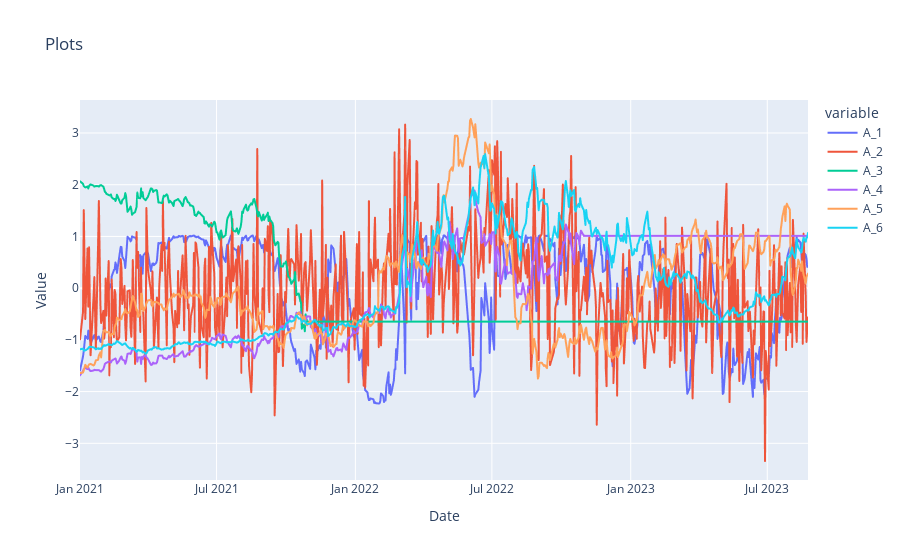
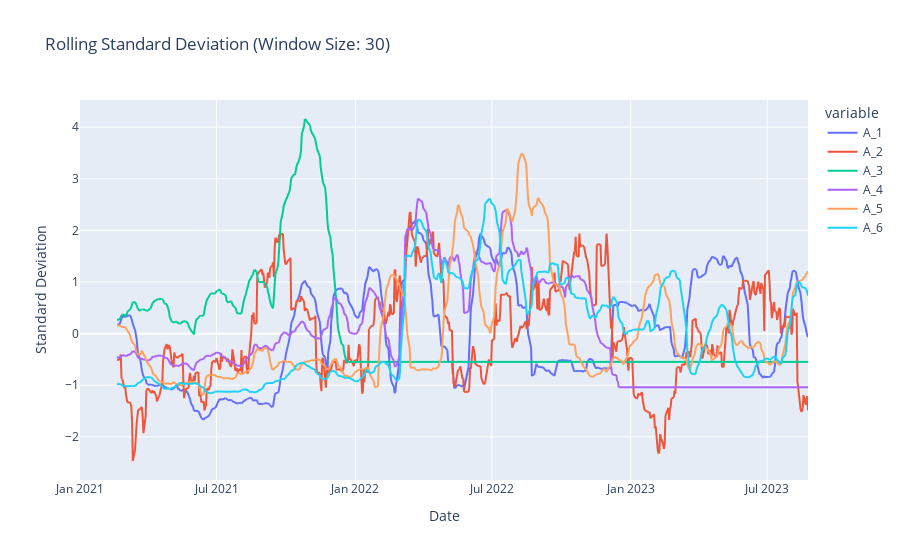

Write notebook code for charts like these, in order.
### Code cell
def plots(df):
    # Calculate rolling standard deviation for all columns

    normalized_df=(df-df.mean())/df.std()
    
    # Create a figure with subplots for each column
    fig = px.line(normalized_df, x=normalized_df.index, y=normalized_df.columns, title=f'Plots')
    
    # Customize the figure layout
    fig.update_layout(xaxis_title='Date', yaxis_title='Value')
    
    # Show the plot
    fig.show()

plots(df)



def plot_rolling_std(df, window_size=30):
    # Calculate rolling standard deviation for all columns
    rolling_std = df.rolling(window=window_size).std()

    normalized_df=(rolling_std-rolling_std.mean())/rolling_std.std()
    
    # Create a figure with subplots for each column
    fig = px.line(normalized_df, x=normalized_df.index, y=normalized_df.columns, title=f'Rolling Standard Deviation (Window Size: {window_size})')
    
    # Customize the figure layout
    fig.update_layout(xaxis_title='Date', yaxis_title='Standard Deviation')
    
    # Show the plot
    fig.show()

plot_rolling_std(df,window_size=30)

### Figure 1 — Plotly figure (JSON) as saved in the notebook; plotly's stock layout.template omitted (floating-point values rounded to 4 significant figures; data arrays with more than 128 entries replaced by an {"elided": "..."} marker saying what was removed)
{"data": [{"hovertemplate": "variable=A_1<br>Dates=%{x}<br>value=%{y}<extra></extra>", "legendgroup": "A_1", "line": {"color": "#636efa", "dash": "solid"}, "marker": {"symbol": "circle"}, "mode": "lines", "name": "A_1", "showlegend": true, "type": "scattergl", "x": {"elided": "594 str values"}, "xaxis": "x", "y": {"elided": "594 float values"}, "yaxis": "y"}, {"hovertemplate": "variable=A_2<br>Dates=%{x}<br>value=%{y}<extra></extra>", "legendgroup": "A_2", "line": {"color": "#EF553B", "dash": "solid"}, "marker": {"symbol": "circle"}, "mode": "lines", "name": "A_2", "showlegend": true, "type": "scattergl", "x": {"elided": "594 str values"}, "xaxis": "x", "y": {"elided": "594 float values"}, "yaxis": "y"}, {"hovertemplate": "variable=A_3<br>Dates=%{x}<br>value=%{y}<extra></extra>", "legendgroup": "A_3", "line": {"color": "#00cc96", "dash": "solid"}, "marker": {"symbol": "circle"}, "mode": "lines", "name": "A_3", "showlegend": true, "type": "scattergl", "x": {"elided": "594 str values"}, "xaxis": "x", "y": {"elided": "594 float values"}, "yaxis": "y"}, {"hovertemplate": "variable=A_4<br>Dates=%{x}<br>value=%{y}<extra></extra>", "legendgroup": "A_4", "line": {"color": "#ab63fa", "dash": "solid"}, "marker": {"symbol": "circle"}, "mode": "lines", "name": "A_4", "showlegend": true, "type": "scattergl", "x": {"elided": "594 str values"}, "xaxis": "x", "y": {"elided": "594 float values"}, "yaxis": "y"}, {"hovertemplate": "variable=A_5<br>Dates=%{x}<br>value=%{y}<extra></extra>", "legendgroup": "A_5", "line": {"color": "#FFA15A", "dash": "solid"}, "marker": {"symbol": "circle"}, "mode": "lines", "name": "A_5", "showlegend": true, "type": "scattergl", "x": {"elided": "594 str values"}, "xaxis": "x", "y": {"elided": "594 float values"}, "yaxis": "y"}, {"hovertemplate": "variable=A_6<br>Dates=%{x}<br>value=%{y}<extra></extra>", "legendgroup": "A_6", "line": {"color": "#19d3f3", "dash": "solid"}, "marker": {"symbol": "circle"}, "mode": "lines", "name": "A_6", "showlegend": true, "type": "scattergl", "x": {"elided": "594 str values"}, "xaxis": "x", "y": {"elided": "594 float values"}, "yaxis": "y"}], "layout": {"legend": {"title": {"text": "variable"}, "tracegroupgap": 0}, "title": {"text": "Plots"}, "xaxis": {"anchor": "y", "domain": [0, 1], "title": {"text": "Date"}}, "yaxis": {"anchor": "x", "domain": [0, 1], "title": {"text": "Value"}}}}

### Figure 2 — Plotly figure (JSON) as saved in the notebook; plotly's stock layout.template omitted (floating-point values rounded to 4 significant figures; data arrays with more than 128 entries replaced by an {"elided": "..."} marker saying what was removed)
{"data": [{"hovertemplate": "variable=A_1<br>Dates=%{x}<br>value=%{y}<extra></extra>", "legendgroup": "A_1", "line": {"color": "#636efa", "dash": "solid"}, "marker": {"symbol": "circle"}, "mode": "lines", "name": "A_1", "showlegend": true, "type": "scattergl", "x": {"elided": "594 str values"}, "xaxis": "x", "y": {"elided": "594 float values"}, "yaxis": "y"}, {"hovertemplate": "variable=A_2<br>Dates=%{x}<br>value=%{y}<extra></extra>", "legendgroup": "A_2", "line": {"color": "#EF553B", "dash": "solid"}, "marker": {"symbol": "circle"}, "mode": "lines", "name": "A_2", "showlegend": true, "type": "scattergl", "x": {"elided": "594 str values"}, "xaxis": "x", "y": {"elided": "594 float values"}, "yaxis": "y"}, {"hovertemplate": "variable=A_3<br>Dates=%{x}<br>value=%{y}<extra></extra>", "legendgroup": "A_3", "line": {"color": "#00cc96", "dash": "solid"}, "marker": {"symbol": "circle"}, "mode": "lines", "name": "A_3", "showlegend": true, "type": "scattergl", "x": {"elided": "594 str values"}, "xaxis": "x", "y": {"elided": "594 float values"}, "yaxis": "y"}, {"hovertemplate": "variable=A_4<br>Dates=%{x}<br>value=%{y}<extra></extra>", "legendgroup": "A_4", "line": {"color": "#ab63fa", "dash": "solid"}, "marker": {"symbol": "circle"}, "mode": "lines", "name": "A_4", "showlegend": true, "type": "scattergl", "x": {"elided": "594 str values"}, "xaxis": "x", "y": {"elided": "594 float values"}, "yaxis": "y"}, {"hovertemplate": "variable=A_5<br>Dates=%{x}<br>value=%{y}<extra></extra>", "legendgroup": "A_5", "line": {"color": "#FFA15A", "dash": "solid"}, "marker": {"symbol": "circle"}, "mode": "lines", "name": "A_5", "showlegend": true, "type": "scattergl", "x": {"elided": "594 str values"}, "xaxis": "x", "y": {"elided": "594 float values"}, "yaxis": "y"}, {"hovertemplate": "variable=A_6<br>Dates=%{x}<br>value=%{y}<extra></extra>", "legendgroup": "A_6", "line": {"color": "#19d3f3", "dash": "solid"}, "marker": {"symbol": "circle"}, "mode": "lines", "name": "A_6", "showlegend": true, "type": "scattergl", "x": {"elided": "594 str values"}, "xaxis": "x", "y": {"elided": "594 float values"}, "yaxis": "y"}], "layout": {"legend": {"title": {"text": "variable"}, "tracegroupgap": 0}, "title": {"text": "Rolling Standard Deviation (Window Size: 30)"}, "xaxis": {"anchor": "y", "domain": [0, 1], "title": {"text": "Date"}}, "yaxis": {"anchor": "x", "domain": [0, 1], "title": {"text": "Standard Deviation"}}}}
